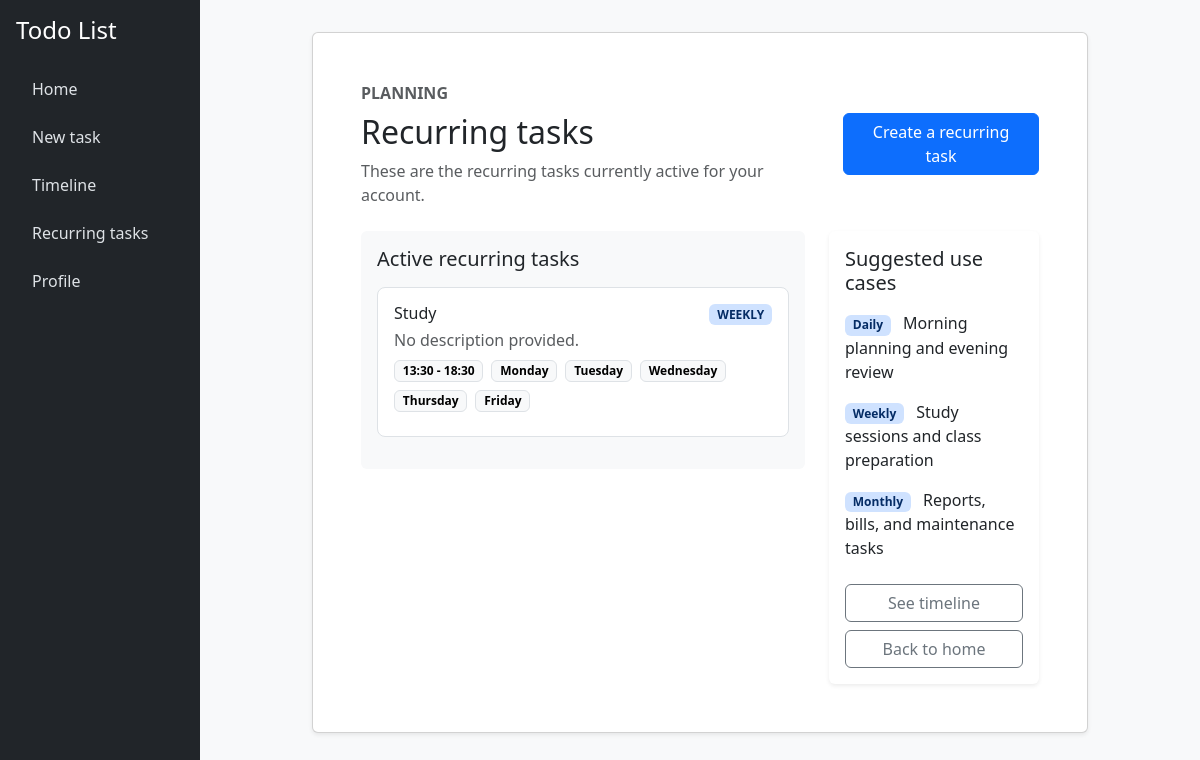
Screenshot of /recurring_tasks (signed in) with the database file from the repository.
### tables this page shows
CREATE TABLE recurrent_tasks (
    id INTEGER PRIMARY KEY AUTOINCREMENT,
    user_id INTEGER NOT NULL,
    title TEXT NOT NULL,
    description TEXT,
    start_time TEXT NOT NULL,
    end_time TEXT NOT NULL,
    recurrency TEXT NOT NULL,
    days TEXT NOT NULL
);

### app.py (the view, shortened to what this page needs)
@app.route("/recurring-tasks", methods=["GET", "POST"])
@app.route("/recurring_tasks", methods=["GET", "POST"])
@login_required
def recurring_tasks():
    recurring_tasks_rows = db.execute(
        "SELECT id, title, description, start_time, end_time, recurrency, days FROM recurrent_tasks WHERE user_id = ? ORDER BY start_time ASC"  ,
        session["user_id"],
    )
    for task in recurring_tasks_rows:
        task["days"] = [day.strip().title() for day in task["days"].split(" ") if day.strip()]
    return render_template("recurring_tasks.html", recurring_tasks=recurring_tasks_rows, error=request.args.get("error"))

### app.py (called while the page is built)
@app.after_request
def after_request(response):
    response.headers["Cache-Control"] = "no-cache, no-store, must-revalidate"
    response.headers["Expires"] = 0
    response.headers["Pragma"] = "no-cache"
    return response

### helpers.py (called while the page is built)
def login_required(f):
    @wraps(f)
    def decorated_function(*args, **kwargs):
        if session.get("user_id") is None:
            return redirect("/login")
        return f(*args, **kwargs)
    return decorated_function

### templates/recurring_tasks.html (shortened to what this page needs)
{% extends "layout.html" %}
{% block content %}
<div class="row justify-content-center">
    <div class="col-lg-10">
        <div class="card shadow-sm mb-4">
            <div class="card-body p-4 p-md-5">
                <div class="d-flex flex-column flex-md-row justify-content-between align-items-md-center gap-3 mb-4">
                    <div>
                        <p class="text-uppercase text-muted fw-semibold mb-2">Planning</p>
                        <h2 class="mb-2">Recurring tasks</h2>
                        <p class="text-muted mb-0">These are the recurring tasks currently active for your account.</p>
                    </div>
                    <a href="{{ url_for('new_task') }}" class="btn btn-primary">Create a recurring task</a>
                </div>
                <div class="row g-4 align-items-start">
                    <div class="col-lg-8">
                        <div class="card border-0 bg-body-tertiary h-100">
                            <div class="card-body" style="overflow: auto; max-height: 500px;">
                                <h5 class="card-title mb-3">Active recurring tasks</h5>
                                {% for task in recurring_tasks %}
                                    <div class="border rounded-3 p-3 mb-3 bg-white recurring-task" data-task-index="{{ loop.index0 }}" data-task-id="{{ task.id }}">
                                        <div class="d-flex justify-content-between align-items-start gap-3 mb-2">
                                            <div>
                                                <h6 class="mb-1">{{ task.title }}</h6>
                                                <p class="text-muted mb-0">{{ task.description or 'No description provided.' }}</p>
                                            </div>
                                            <span class="badge bg-primary-subtle text-primary-emphasis text-uppercase">{{ task.recurrency }}</span>
                                        </div>
                                        <div class="d-flex flex-wrap gap-2 mb-2">
                                            <span class="badge text-bg-light border">{{ task.start_time }} - {{ task.end_time }}</span>
                                            {% for day in task.days %}
                                                <span class="badge text-bg-light border">{{ day }}</span>
                                            {% endfor %}
                                        </div>
                                    </div>
                                {% else %}
                                    <div class="text-center py-5">
                                        <h5 class="mb-2">No active recurring tasks yet</h5>
                                        <p class="text-muted mb-4">Create a recurring task to have it appear here.</p>
                                        <a href="{{ url_for('new_task', recurring=True) }}" class="btn btn-primary">Create recurring task</a>
                                    </div>
                                {% endfor %}
                            </div>
                        </div>
                    </div>
                    <div class="col-lg-4">
                        <div class="card border-0 shadow-sm h-100">
                            <div class="card-body">
                                <h5 class="card-title mb-3">Suggested use cases</h5>
                                <ul class="list-unstyled mb-4">
                                    <li class="mb-3">
                                        <span class="badge bg-primary-subtle text-primary-emphasis me-2">Daily</span>
                                        Morning planning and evening review
                                    </li>
                                    <li class="mb-3">
                                        <span class="badge bg-primary-subtle text-primary-emphasis me-2">Weekly</span>
                                        Study sessions and class preparation
                                    </li>
                                    <li class="mb-3">
                                        <span class="badge bg-primary-subtle text-primary-emphasis me-2">Monthly</span>
                                        Reports, bills, and maintenance tasks
                                    </li>
                                </ul>
                                <div class="d-flex flex-column gap-2">
                                    <a href="{{ url_for('timeline') }}" class="btn btn-outline-secondary">See timeline</a>
                                    <a href="{{ url_for('index') }}" class="btn btn-outline-secondary">Back to home</a>
                                </div>
                            </div>
                        </div>
                    </div>
                </div>
            </div>
        </div>
    </div>
</div>
{% endblock %}

### templates/layout.html (style rules this page uses)
body { min-height: 100vh; background-color: #f8f9fa; }

### rows the page displays
recurrent_tasks: title "Study", description "No description provided.", recurrency "WEEKLY", start_time "13:30", end_time "18:30", days "Monday" "Tuesday" "Wednesday" "Thursday" "Friday"
